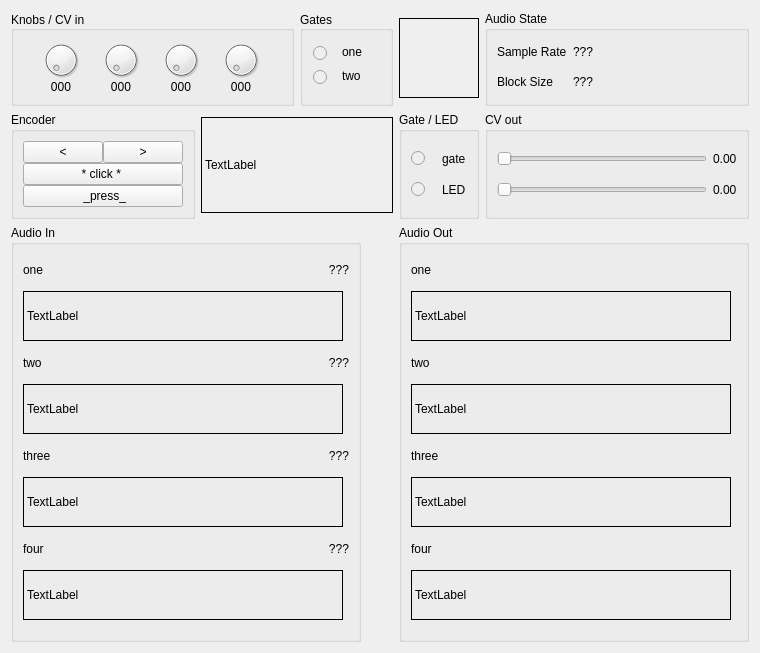
<?xml version="1.0" encoding="UTF-8"?>
<ui version="4.0">
 <class>HardwareWidget</class>
 <widget class="QWidget" name="HardwareWidget">
  <property name="geometry">
   <rect>
    <x>0</x>
    <y>0</y>
    <width>756</width>
    <height>653</height>
   </rect>
  </property>
  <property name="sizePolicy">
   <sizepolicy hsizetype="Fixed" vsizetype="Fixed">
    <horstretch>0</horstretch>
    <verstretch>0</verstretch>
   </sizepolicy>
  </property>
  <property name="minimumSize">
   <size>
    <width>0</width>
    <height>0</height>
   </size>
  </property>
  <property name="maximumSize">
   <size>
    <width>16777215</width>
    <height>16777215</height>
   </size>
  </property>
  <property name="windowTitle">
   <string>Form</string>
  </property>
  <layout class="QGridLayout" name="gridLayout_5">
   <item row="0" column="0" colspan="2">
    <widget class="QGroupBox" name="cvInGroup">
     <property name="minimumSize">
      <size>
       <width>0</width>
       <height>0</height>
      </size>
     </property>
     <property name="maximumSize">
      <size>
       <width>16777215</width>
       <height>16777215</height>
      </size>
     </property>
     <property name="title">
      <string>Knobs / CV in</string>
     </property>
     <property name="alignment">
      <set>Qt::AlignLeading|Qt::AlignLeft|Qt::AlignVCenter</set>
     </property>
     <property name="flat">
      <bool>true</bool>
     </property>
     <layout class="QGridLayout" name="gridLayout_2">
      <property name="horizontalSpacing">
       <number>2</number>
      </property>
      <property name="verticalSpacing">
       <number>0</number>
      </property>
      <item row="1" column="2">
       <widget class="QLabel" name="cvInLabel3">
        <property name="text">
         <string>000</string>
        </property>
        <property name="alignment">
         <set>Qt::AlignCenter</set>
        </property>
       </widget>
      </item>
      <item row="0" column="0">
       <widget class="QDial" name="cvInKnob1">
        <property name="maximumSize">
         <size>
          <width>40</width>
          <height>40</height>
         </size>
        </property>
       </widget>
      </item>
      <item row="1" column="0">
       <widget class="QLabel" name="cvInLabel1">
        <property name="text">
         <string>000</string>
        </property>
        <property name="alignment">
         <set>Qt::AlignCenter</set>
        </property>
       </widget>
      </item>
      <item row="0" column="3">
       <widget class="QDial" name="cvInKnob4">
        <property name="maximumSize">
         <size>
          <width>40</width>
          <height>40</height>
         </size>
        </property>
       </widget>
      </item>
      <item row="0" column="1">
       <widget class="QDial" name="cvInKnob2">
        <property name="maximumSize">
         <size>
          <width>40</width>
          <height>40</height>
         </size>
        </property>
       </widget>
      </item>
      <item row="1" column="1">
       <widget class="QLabel" name="cvInLabel2">
        <property name="text">
         <string>000</string>
        </property>
        <property name="alignment">
         <set>Qt::AlignCenter</set>
        </property>
       </widget>
      </item>
      <item row="1" column="3">
       <widget class="QLabel" name="cvInLabel4">
        <property name="text">
         <string>000</string>
        </property>
        <property name="alignment">
         <set>Qt::AlignCenter</set>
        </property>
       </widget>
      </item>
      <item row="0" column="2">
       <widget class="QDial" name="cvInKnob3">
        <property name="maximumSize">
         <size>
          <width>40</width>
          <height>40</height>
         </size>
        </property>
       </widget>
      </item>
     </layout>
    </widget>
   </item>
   <item row="0" column="2">
    <widget class="QGroupBox" name="gateInGroup">
     <property name="title">
      <string>Gates</string>
     </property>
     <property name="alignment">
      <set>Qt::AlignLeading|Qt::AlignLeft|Qt::AlignVCenter</set>
     </property>
     <property name="flat">
      <bool>true</bool>
     </property>
     <widget class="QRadioButton" name="gateInCheck1">
      <property name="enabled">
       <bool>false</bool>
      </property>
      <property name="geometry">
       <rect>
        <x>13</x>
        <y>33</y>
        <width>19</width>
        <height>18</height>
       </rect>
      </property>
      <property name="text">
       <string/>
      </property>
      <property name="checkable">
       <bool>true</bool>
      </property>
      <property name="checked">
       <bool>false</bool>
      </property>
      <property name="autoExclusive">
       <bool>false</bool>
      </property>
     </widget>
     <widget class="QRadioButton" name="gateInCheck2">
      <property name="enabled">
       <bool>false</bool>
      </property>
      <property name="geometry">
       <rect>
        <x>13</x>
        <y>57</y>
        <width>19</width>
        <height>18</height>
       </rect>
      </property>
      <property name="text">
       <string/>
      </property>
      <property name="autoExclusive">
       <bool>false</bool>
      </property>
     </widget>
     <widget class="QLabel" name="label_4">
      <property name="geometry">
       <rect>
        <x>42</x>
        <y>33</y>
        <width>23</width>
        <height>16</height>
       </rect>
      </property>
      <property name="text">
       <string>one</string>
      </property>
     </widget>
     <widget class="QLabel" name="label_6">
      <property name="geometry">
       <rect>
        <x>42</x>
        <y>57</y>
        <width>23</width>
        <height>16</height>
       </rect>
      </property>
      <property name="text">
       <string>two</string>
      </property>
     </widget>
    </widget>
   </item>
   <item row="0" column="3">
    <widget class="DaisyLabel" name="daisyInfo">
     <property name="minimumSize">
      <size>
       <width>80</width>
       <height>80</height>
      </size>
     </property>
     <property name="maximumSize">
      <size>
       <width>80</width>
       <height>80</height>
      </size>
     </property>
     <property name="frameShape">
      <enum>QFrame::Box</enum>
     </property>
     <property name="frameShadow">
      <enum>QFrame::Plain</enum>
     </property>
     <property name="text">
      <string/>
     </property>
    </widget>
   </item>
   <item row="0" column="4">
    <widget class="QGroupBox" name="stateGroup">
     <property name="title">
      <string>Audio State</string>
     </property>
     <property name="flat">
      <bool>true</bool>
     </property>
     <layout class="QGridLayout" name="gridLayout_4">
      <item row="0" column="0">
       <widget class="QLabel" name="label_3">
        <property name="text">
         <string>Sample Rate</string>
        </property>
       </widget>
      </item>
      <item row="0" column="1">
       <widget class="QLabel" name="sampleRateLabel">
        <property name="sizePolicy">
         <sizepolicy hsizetype="MinimumExpanding" vsizetype="Preferred">
          <horstretch>0</horstretch>
          <verstretch>0</verstretch>
         </sizepolicy>
        </property>
        <property name="text">
         <string>???</string>
        </property>
       </widget>
      </item>
      <item row="1" column="0">
       <widget class="QLabel" name="label_5">
        <property name="text">
         <string>Block Size</string>
        </property>
       </widget>
      </item>
      <item row="1" column="1">
       <widget class="QLabel" name="blockSizeLabel">
        <property name="text">
         <string>???</string>
        </property>
       </widget>
      </item>
     </layout>
    </widget>
   </item>
   <item row="1" column="0">
    <widget class="QGroupBox" name="encoderGroup">
     <property name="title">
      <string>Encoder</string>
     </property>
     <property name="flat">
      <bool>true</bool>
     </property>
     <layout class="QGridLayout" name="gridLayout">
      <property name="spacing">
       <number>0</number>
      </property>
      <item row="0" column="0">
       <widget class="QPushButton" name="encoderBackButton">
        <property name="text">
         <string>&lt;</string>
        </property>
        <property name="flat">
         <bool>false</bool>
        </property>
       </widget>
      </item>
      <item row="0" column="1">
       <widget class="QPushButton" name="encoderForwardButton">
        <property name="text">
         <string>&gt;</string>
        </property>
       </widget>
      </item>
      <item row="1" column="0" colspan="2">
       <widget class="QPushButton" name="encoderClickButton">
        <property name="sizePolicy">
         <sizepolicy hsizetype="MinimumExpanding" vsizetype="Fixed">
          <horstretch>0</horstretch>
          <verstretch>0</verstretch>
         </sizepolicy>
        </property>
        <property name="text">
         <string>* click * </string>
        </property>
       </widget>
      </item>
      <item row="2" column="0" colspan="2">
       <widget class="QPushButton" name="encoderPressButton">
        <property name="text">
         <string> _press_</string>
        </property>
       </widget>
      </item>
     </layout>
    </widget>
   </item>
   <item row="1" column="1" colspan="2">
    <widget class="QLabel" name="displayLabel">
     <property name="sizePolicy">
      <sizepolicy hsizetype="Preferred" vsizetype="Preferred">
       <horstretch>0</horstretch>
       <verstretch>0</verstretch>
      </sizepolicy>
     </property>
     <property name="minimumSize">
      <size>
       <width>192</width>
       <height>96</height>
      </size>
     </property>
     <property name="maximumSize">
      <size>
       <width>192</width>
       <height>96</height>
      </size>
     </property>
     <property name="frameShape">
      <enum>QFrame::Box</enum>
     </property>
     <property name="text">
      <string>TextLabel</string>
     </property>
    </widget>
   </item>
   <item row="1" column="3">
    <widget class="QGroupBox" name="groupBox_6">
     <property name="enabled">
      <bool>true</bool>
     </property>
     <property name="title">
      <string>Gate / LED</string>
     </property>
     <property name="flat">
      <bool>true</bool>
     </property>
     <layout class="QGridLayout" name="gridLayout_7">
      <item row="0" column="0">
       <widget class="QRadioButton" name="gateOutCheck">
        <property name="enabled">
         <bool>false</bool>
        </property>
        <property name="text">
         <string/>
        </property>
        <property name="checkable">
         <bool>true</bool>
        </property>
        <property name="checked">
         <bool>false</bool>
        </property>
        <property name="autoExclusive">
         <bool>false</bool>
        </property>
       </widget>
      </item>
      <item row="0" column="1">
       <widget class="QLabel" name="label">
        <property name="text">
         <string>gate</string>
        </property>
       </widget>
      </item>
      <item row="1" column="0">
       <widget class="QRadioButton" name="ledCheck">
        <property name="enabled">
         <bool>false</bool>
        </property>
        <property name="text">
         <string/>
        </property>
        <property name="checkable">
         <bool>true</bool>
        </property>
        <property name="autoExclusive">
         <bool>false</bool>
        </property>
       </widget>
      </item>
      <item row="1" column="1">
       <widget class="QLabel" name="label_2">
        <property name="text">
         <string>LED</string>
        </property>
       </widget>
      </item>
     </layout>
    </widget>
   </item>
   <item row="1" column="4">
    <widget class="QGroupBox" name="cvOutGroup">
     <property name="title">
      <string>CV out</string>
     </property>
     <property name="flat">
      <bool>true</bool>
     </property>
     <layout class="QGridLayout" name="gridLayout_3">
      <item row="0" column="0">
       <widget class="QSlider" name="cvOutSlider1">
        <property name="enabled">
         <bool>false</bool>
        </property>
        <property name="maximum">
         <number>5000</number>
        </property>
        <property name="tracking">
         <bool>false</bool>
        </property>
        <property name="orientation">
         <enum>Qt::Horizontal</enum>
        </property>
       </widget>
      </item>
      <item row="0" column="1">
       <widget class="QLabel" name="cvOutLabel1">
        <property name="text">
         <string>0.00</string>
        </property>
       </widget>
      </item>
      <item row="1" column="1">
       <widget class="QLabel" name="cvOutLabel2">
        <property name="text">
         <string>0.00</string>
        </property>
       </widget>
      </item>
      <item row="1" column="0">
       <widget class="QSlider" name="cvOutSlider2">
        <property name="enabled">
         <bool>false</bool>
        </property>
        <property name="maximum">
         <number>5000</number>
        </property>
        <property name="tracking">
         <bool>false</bool>
        </property>
        <property name="orientation">
         <enum>Qt::Horizontal</enum>
        </property>
       </widget>
      </item>
     </layout>
    </widget>
   </item>
   <item row="2" column="0" colspan="3">
    <widget class="QGroupBox" name="audioInGroup">
     <property name="minimumSize">
      <size>
       <width>350</width>
       <height>200</height>
      </size>
     </property>
     <property name="maximumSize">
      <size>
       <width>350</width>
       <height>16777215</height>
      </size>
     </property>
     <property name="title">
      <string>Audio In</string>
     </property>
     <property name="flat">
      <bool>true</bool>
     </property>
     <layout class="QGridLayout" name="gridLayout_6">
      <item row="7" column="0" colspan="3">
       <widget class="AudioBufferLabel" name="waveInLabel4">
        <property name="minimumSize">
         <size>
          <width>320</width>
          <height>50</height>
         </size>
        </property>
        <property name="maximumSize">
         <size>
          <width>320</width>
          <height>50</height>
         </size>
        </property>
        <property name="frameShape">
         <enum>QFrame::Box</enum>
        </property>
        <property name="text">
         <string>TextLabel</string>
        </property>
       </widget>
      </item>
      <item row="3" column="0" colspan="3">
       <widget class="AudioBufferLabel" name="waveInLabel2">
        <property name="minimumSize">
         <size>
          <width>320</width>
          <height>50</height>
         </size>
        </property>
        <property name="maximumSize">
         <size>
          <width>320</width>
          <height>50</height>
         </size>
        </property>
        <property name="frameShape">
         <enum>QFrame::Box</enum>
        </property>
        <property name="text">
         <string>TextLabel</string>
        </property>
       </widget>
      </item>
      <item row="0" column="0">
       <widget class="QLabel" name="label_8">
        <property name="minimumSize">
         <size>
          <width>0</width>
          <height>25</height>
         </size>
        </property>
        <property name="maximumSize">
         <size>
          <width>16777215</width>
          <height>25</height>
         </size>
        </property>
        <property name="text">
         <string>one</string>
        </property>
       </widget>
      </item>
      <item row="2" column="0">
       <widget class="QLabel" name="label_10">
        <property name="minimumSize">
         <size>
          <width>0</width>
          <height>25</height>
         </size>
        </property>
        <property name="maximumSize">
         <size>
          <width>16777215</width>
          <height>25</height>
         </size>
        </property>
        <property name="text">
         <string>two</string>
        </property>
       </widget>
      </item>
      <item row="6" column="0">
       <widget class="QLabel" name="label_14">
        <property name="minimumSize">
         <size>
          <width>0</width>
          <height>25</height>
         </size>
        </property>
        <property name="maximumSize">
         <size>
          <width>16777215</width>
          <height>25</height>
         </size>
        </property>
        <property name="text">
         <string>four</string>
        </property>
       </widget>
      </item>
      <item row="5" column="0" colspan="3">
       <widget class="AudioBufferLabel" name="waveInLabel3">
        <property name="minimumSize">
         <size>
          <width>320</width>
          <height>50</height>
         </size>
        </property>
        <property name="maximumSize">
         <size>
          <width>320</width>
          <height>50</height>
         </size>
        </property>
        <property name="frameShape">
         <enum>QFrame::Box</enum>
        </property>
        <property name="text">
         <string>TextLabel</string>
        </property>
       </widget>
      </item>
      <item row="1" column="0" colspan="3">
       <widget class="AudioBufferLabel" name="waveInLabel1">
        <property name="minimumSize">
         <size>
          <width>320</width>
          <height>50</height>
         </size>
        </property>
        <property name="maximumSize">
         <size>
          <width>320</width>
          <height>50</height>
         </size>
        </property>
        <property name="frameShape">
         <enum>QFrame::Box</enum>
        </property>
        <property name="text">
         <string>TextLabel</string>
        </property>
       </widget>
      </item>
      <item row="4" column="0">
       <widget class="QLabel" name="label_12">
        <property name="minimumSize">
         <size>
          <width>0</width>
          <height>25</height>
         </size>
        </property>
        <property name="maximumSize">
         <size>
          <width>16777215</width>
          <height>25</height>
         </size>
        </property>
        <property name="text">
         <string>three</string>
        </property>
       </widget>
      </item>
      <item row="6" column="1" colspan="2">
       <widget class="QLabel" name="oscilatorLabel4">
        <property name="text">
         <string>???</string>
        </property>
        <property name="alignment">
         <set>Qt::AlignRight|Qt::AlignTrailing|Qt::AlignVCenter</set>
        </property>
       </widget>
      </item>
      <item row="4" column="1" colspan="2">
       <widget class="QLabel" name="oscilatorLabel3">
        <property name="text">
         <string>???</string>
        </property>
        <property name="alignment">
         <set>Qt::AlignRight|Qt::AlignTrailing|Qt::AlignVCenter</set>
        </property>
       </widget>
      </item>
      <item row="2" column="1" colspan="2">
       <widget class="QLabel" name="oscilatorLabel2">
        <property name="text">
         <string>???</string>
        </property>
        <property name="alignment">
         <set>Qt::AlignRight|Qt::AlignTrailing|Qt::AlignVCenter</set>
        </property>
       </widget>
      </item>
      <item row="0" column="1" colspan="2">
       <widget class="QLabel" name="oscilatorLabel1">
        <property name="text">
         <string>???</string>
        </property>
        <property name="alignment">
         <set>Qt::AlignRight|Qt::AlignTrailing|Qt::AlignVCenter</set>
        </property>
       </widget>
      </item>
     </layout>
    </widget>
   </item>
   <item row="2" column="3" colspan="2">
    <widget class="QGroupBox" name="audioOutGroup">
     <property name="minimumSize">
      <size>
       <width>350</width>
       <height>200</height>
      </size>
     </property>
     <property name="maximumSize">
      <size>
       <width>350</width>
       <height>16777215</height>
      </size>
     </property>
     <property name="title">
      <string>Audio Out</string>
     </property>
     <property name="flat">
      <bool>true</bool>
     </property>
     <layout class="QVBoxLayout" name="verticalLayout_4">
      <item>
       <widget class="QLabel" name="label_15">
        <property name="minimumSize">
         <size>
          <width>0</width>
          <height>25</height>
         </size>
        </property>
        <property name="maximumSize">
         <size>
          <width>16777215</width>
          <height>25</height>
         </size>
        </property>
        <property name="text">
         <string>one</string>
        </property>
       </widget>
      </item>
      <item>
       <widget class="AudioBufferLabel" name="waveOutLabel1">
        <property name="minimumSize">
         <size>
          <width>320</width>
          <height>50</height>
         </size>
        </property>
        <property name="maximumSize">
         <size>
          <width>320</width>
          <height>50</height>
         </size>
        </property>
        <property name="frameShape">
         <enum>QFrame::Box</enum>
        </property>
        <property name="text">
         <string>TextLabel</string>
        </property>
       </widget>
      </item>
      <item>
       <widget class="QLabel" name="label_17">
        <property name="minimumSize">
         <size>
          <width>0</width>
          <height>25</height>
         </size>
        </property>
        <property name="maximumSize">
         <size>
          <width>16777215</width>
          <height>25</height>
         </size>
        </property>
        <property name="text">
         <string>two</string>
        </property>
       </widget>
      </item>
      <item>
       <widget class="AudioBufferLabel" name="waveOutLabel2">
        <property name="minimumSize">
         <size>
          <width>320</width>
          <height>50</height>
         </size>
        </property>
        <property name="maximumSize">
         <size>
          <width>320</width>
          <height>50</height>
         </size>
        </property>
        <property name="frameShape">
         <enum>QFrame::Box</enum>
        </property>
        <property name="text">
         <string>TextLabel</string>
        </property>
       </widget>
      </item>
      <item>
       <widget class="QLabel" name="label_19">
        <property name="minimumSize">
         <size>
          <width>0</width>
          <height>25</height>
         </size>
        </property>
        <property name="maximumSize">
         <size>
          <width>16777215</width>
          <height>25</height>
         </size>
        </property>
        <property name="text">
         <string>three</string>
        </property>
       </widget>
      </item>
      <item>
       <widget class="AudioBufferLabel" name="waveOutLabel3">
        <property name="minimumSize">
         <size>
          <width>320</width>
          <height>50</height>
         </size>
        </property>
        <property name="maximumSize">
         <size>
          <width>320</width>
          <height>50</height>
         </size>
        </property>
        <property name="frameShape">
         <enum>QFrame::Box</enum>
        </property>
        <property name="text">
         <string>TextLabel</string>
        </property>
       </widget>
      </item>
      <item>
       <widget class="QLabel" name="label_21">
        <property name="minimumSize">
         <size>
          <width>0</width>
          <height>25</height>
         </size>
        </property>
        <property name="maximumSize">
         <size>
          <width>16777215</width>
          <height>25</height>
         </size>
        </property>
        <property name="text">
         <string>four</string>
        </property>
       </widget>
      </item>
      <item>
       <widget class="AudioBufferLabel" name="waveOutLabel4">
        <property name="minimumSize">
         <size>
          <width>320</width>
          <height>50</height>
         </size>
        </property>
        <property name="maximumSize">
         <size>
          <width>320</width>
          <height>50</height>
         </size>
        </property>
        <property name="frameShape">
         <enum>QFrame::Box</enum>
        </property>
        <property name="text">
         <string>TextLabel</string>
        </property>
       </widget>
      </item>
     </layout>
    </widget>
   </item>
  </layout>
 </widget>
 <customwidgets>
  <customwidget>
   <class>AudioBufferLabel</class>
   <extends>QLabel</extends>
   <header location="global">AudioBufferLabel.h</header>
  </customwidget>
  <customwidget>
   <class>DaisyLabel</class>
   <extends>QLabel</extends>
   <header location="global">DaisyLabel.h</header>
  </customwidget>
 </customwidgets>
 <resources/>
 <connections/>
</ui>
